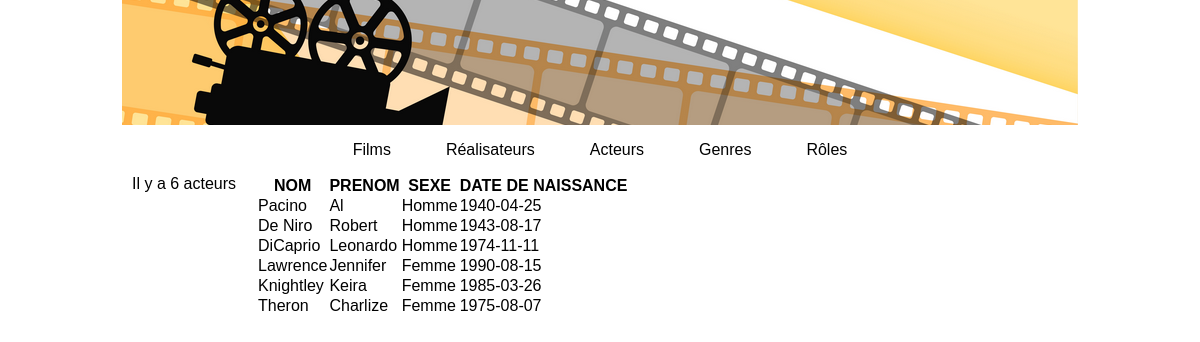
The page /index.php?action=listActeurs on the database its author committed.
### tables this page shows
CREATE TABLE IF NOT EXISTS `personne` (
  `id_personne` int NOT NULL AUTO_INCREMENT,
  `nom_personne` varchar(50) NOT NULL,
  `prenom_personne` varchar(50) NOT NULL,
  `sexe_personne` varchar(50) NOT NULL,
  `dateNaissance_personne` date NOT NULL,
  PRIMARY KEY (`id_personne`)
);

### controller/CinemaController.php (called while the page is built, shortened)
<?php
class CinemaController
{
    public function connectToBDD()
    {
        return Connect::seConnecter();
    }
    public function listActeurs()
    {
        $requete = $this->connectToBDD()->query("
        SELECT nom_personne, prenom_personne, sexe_personne, dateNaissance_personne
        FROM acteur a
        INNER JOIN personne p ON a.id_personne = p.id_personne
        ");
        require "view/listActeurs.php";
    }
}

### model/Connect.php (called while the page is built, shortened)
<?php
abstract class Connect
{
    public static function seConnecter()
    {
        try
        {
            return new \PDO("mysql:host=" . self::HOST . ";dbname=" . self::DB . ";charset=utf8", self::USER, self::PASS);
        }
        catch (\PDOException $ex)
        {
            return $ex->getMessage();
        }
    }
}

### view/listActeurs.php (the view, shortened to what this page needs)
<p></p>Il y a <?= $requete->rowCount() ?> acteurs</p>
<table>
    <thead>
        <tr>
            <th>NOM</th>
            <th>PRENOM</th>
            <th>SEXE</th>
            <th>DATE DE NAISSANCE</th>
        </tr>
    </thead>
    <tbody>
        <?php
            foreach($requete->fetchALL() as $acteur)
            {
                ?>
                <tr>
                    <td><?= $acteur["nom_personne"] ?></td>
                    <td><?= $acteur["prenom_personne"] ?></td>
                    <td><?= $acteur["sexe_personne"] ?></td>
                    <td><?= $acteur["dateNaissance_personne"] ?></td>
                </tr>
            <?php } ?>
    </tbody>
</table>
<?php
require "view/template.php";

### public/css/style.css (style rules this page uses)
* { margin:0px; padding:0px; box-sizing: border-box; font-family: sans-serif; }

### rows shown on the page
personne: nom_personne "Pacino", prenom_personne "Al", sexe_personne "Homme", dateNaissance_personne "1940-04-25"
personne: nom_personne "De Niro", prenom_personne "Robert", sexe_personne "Homme", dateNaissance_personne "1943-08-17"
personne: nom_personne "DiCaprio", prenom_personne "Leonardo", sexe_personne "Homme", dateNaissance_personne "1974-11-11"
personne: nom_personne "Lawrence", prenom_personne "Jennifer", sexe_personne "Femme", dateNaissance_personne "1990-08-15"
personne: nom_personne "Knightley", prenom_personne "Keira", sexe_personne "Femme", dateNaissance_personne "1985-03-26"
personne: nom_personne "Theron", prenom_personne "Charlize", sexe_personne "Femme", dateNaissance_personne "1975-08-07"

### other values the page prints
$requete->rowCount() "6"
